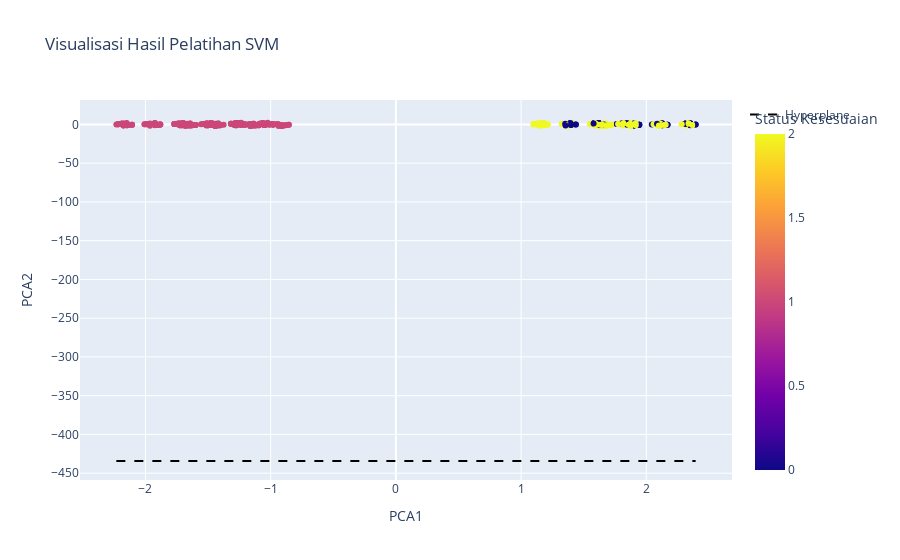

Source (notebook cell):
### Code cell
import plotly.express as px
import plotly.graph_objects as go
from sklearn.decomposition import PCA

# Fungsi untuk mendapatkan nilai decision function
decision_function = svm_model.decision_function(X_train)

# Memilih nilai decision function dari kelas yang paling positif
decision_function = np.max(decision_function, axis=1)

# Menambahkan kolom 'Decision Value' dan 'Nama' ke data training
train_data = pd.DataFrame(X_train, columns=X.columns)
print("Dimensi X_train:", X_train.shape)
print("Dimensi decision_function:", decision_function.shape)

train_data['Decision Value'] = decision_function
train_data['Status Kesesuaian'] = y_train.values
train_data['Nama'] = data.iloc[y_train.index]['Nama'].values  # Menggunakan indeks y_train

# PCA untuk mengurangi dimensi data menjadi 2D
pca = PCA(n_components=2)
principal_components = pca.fit_transform(X_train)

train_data['PCA1'] = principal_components[:, 0]
train_data['PCA2'] = principal_components[:, 1]

print("Data untuk visualisasi:")
print(train_data[['PCA1', 'PCA2', 'Decision Value', 'Status Kesesuaian', 'Nama']].head(), "\n")

# Plot dengan Plotly
fig = px.scatter(
    train_data, x='PCA1', y='PCA2', color='Status Kesesuaian', hover_data=['Nama', 'Decision Value'],
    title='Visualisasi Hasil Pelatihan SVM'
)

# Menambahkan hyperplane
x_vals = np.linspace(train_data['PCA1'].min(), train_data['PCA1'].max(), 100)
y_vals = -(svm_model.coef_[0][0] * x_vals + svm_model.intercept_[0]) / svm_model.coef_[0][1]

fig.add_trace(go.Scatter(x=x_vals, y=y_vals, mode='lines', name='Hyperplane', line=dict(color='black', dash='dash')))

# Menampilkan plot
fig.show()

### Figure 1 — Plotly figure (JSON) as saved in the notebook; plotly's stock layout.template omitted (floating-point values rounded to 4 significant figures; data arrays with more than 128 entries replaced by an {"elided": "..."} marker saying what was removed)
{"data": [{"customdata": {"elided": "508x2 mixed values"}, "hovertemplate": "PCA1=%{x}<br>PCA2=%{y}<br>Nama=%{customdata[0]}<br>Decision Value=%{customdata[1]}<br>Status Kesesuaian=%{marker.color}<extra></extra>", "legendgroup": "", "marker": {"color": {"elided": "508 int values"}, "coloraxis": "coloraxis", "symbol": "circle"}, "mode": "markers", "name": "", "orientation": "v", "showlegend": false, "type": "scatter", "x": {"elided": "508 float values"}, "xaxis": "x", "y": {"elided": "508 float values"}, "yaxis": "y"}, {"line": {"color": "black", "dash": "dash"}, "mode": "lines", "name": "Hyperplane", "type": "scatter", "x": [-2.232, -2.186, -2.139, -2.092, -2.045, -1.999, -1.952, -1.905, -1.858, -1.812, -1.765, -1.718, -1.672, -1.625, -1.578, -1.531, -1.485, -1.438, -1.391, -1.344, -1.298, -1.251, -1.204, -1.158, -1.111, -1.064, -1.017, -0.9706, -0.9239, -0.8771, -0.8304, -0.7837, -0.7369, -0.6902, -0.6435, -0.5968, -0.55, -0.5033, -0.4566, -0.4098, -0.3631, -0.3164, -0.2696, -0.2229, -0.1762, -0.1295, -0.08273, -0.036, 0.01073, 0.05746, 0.1042, 0.1509, 0.1976, 0.2444, 0.2911, 0.3378, 0.3846, 0.4313, 0.478, 0.5247, 0.5715, 0.6182, 0.6649, 0.7117, 0.7584, 0.8051, 0.8519, 0.8986, 0.9453, 0.992, 1.039, 1.085, 1.132, 1.179, 1.226, 1.272, 1.319, 1.366, 1.413, 1.459, 1.506, 1.553, 1.6, 1.646, 1.693, 1.74, 1.786, 1.833, 1.88, 1.927, 1.973, 2.02, 2.067, 2.114, 2.16, 2.207, 2.254, 2.3, 2.347, 2.394], "y": [-434.3, -434.3, -434.3, -434.3, -434.3, -434.3, -434.3, -434.3, -434.3, -434.3, -434.3, -434.3, -434.3, -434.3, -434.3, -434.3, -434.3, -434.3, -434.3, -434.3, -434.3, -434.3, -434.3, -434.3, -434.3, -434.3, -434.3, -434.3, -434.3, -434.3, -434.3, -434.3, -434.3, -434.3, -434.3, -434.3, -434.3, -434.3, -434.3, -434.3, -434.3, -434.3, -434.3, -434.3, -434.3, -434.3, -434.3, -434.3, -434.3, -434.3, -434.3, -434.3, -434.3, -434.3, -434.3, -434.3, -434.3, -434.3, -434.3, -434.3, -434.3, -434.3, -434.3, -434.3, -434.3, -434.3, -434.3, -434.3, -434.3, -434.3, -434.3, -434.3, -434.3, -434.3, -434.3, -434.3, -434.3, -434.3, -434.3, -434.3, -434.3, -434.3, -434.3, -434.3, -434.3, -434.3, -434.3, -434.3, -434.3, -434.3, -434.3, -434.3, -434.3, -434.3, -434.3, -434.3, -434.3, -434.3, -434.3, -434.3]}], "layout": {"coloraxis": {"colorbar": {"title": {"text": "Status Kesesuaian"}}, "colorscale": [[0, "#0d0887"], [0.1111, "#46039f"], [0.2222, "#7201a8"], [0.3333, "#9c179e"], [0.4444, "#bd3786"], [0.5556, "#d8576b"], [0.6667, "#ed7953"], [0.7778, "#fb9f3a"], [0.8889, "#fdca26"], [1, "#f0f921"]]}, "legend": {"tracegroupgap": 0}, "title": {"text": "Visualisasi Hasil Pelatihan SVM"}, "xaxis": {"anchor": "y", "domain": [0, 1], "title": {"text": "PCA1"}}, "yaxis": {"anchor": "x", "domain": [0, 1], "title": {"text": "PCA2"}}}}
